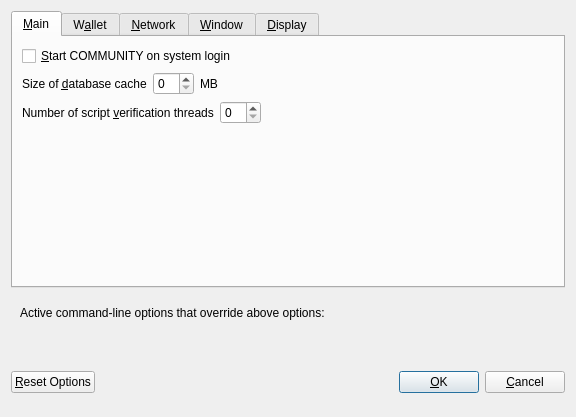
<?xml version="1.0" encoding="UTF-8"?>
<ui version="4.0">
 <class>OptionsDialog</class>
 <widget class="QDialog" name="OptionsDialog">
  <property name="geometry">
   <rect>
    <x>0</x>
    <y>0</y>
    <width>576</width>
    <height>417</height>
   </rect>
  </property>
  <property name="windowTitle">
   <string>Options</string>
  </property>
  <property name="modal">
   <bool>true</bool>
  </property>
  <layout class="QVBoxLayout" name="verticalLayout">
   <item>
    <widget class="QTabWidget" name="tabWidget">
     <property name="currentIndex">
      <number>0</number>
     </property>
     <widget class="QWidget" name="tabMain">
      <attribute name="title">
       <string>&amp;Main</string>
      </attribute>
      <layout class="QVBoxLayout" name="verticalLayout_Main">
       <item>
        <widget class="QCheckBox" name="bitcoinAtStartup">
         <property name="toolTip">
          <string>Automatically start COMMUNITY after logging in to the system.</string>
         </property>
         <property name="text">
          <string>&amp;Start COMMUNITY on system login</string>
         </property>
        </widget>
       </item>
       <item>
        <layout class="QHBoxLayout" name="horizontalLayout_2_Main">
         <item>
          <widget class="QLabel" name="databaseCacheLabel">
           <property name="text">
            <string>Size of &amp;database cache</string>
           </property>
           <property name="textFormat">
            <enum>Qt::PlainText</enum>
           </property>
           <property name="buddy">
            <cstring>databaseCache</cstring>
           </property>
          </widget>
         </item>
         <item>
          <widget class="QSpinBox" name="databaseCache"/>
         </item>
         <item>
          <widget class="QLabel" name="databaseCacheUnitLabel">
           <property name="text">
            <string>MB</string>
           </property>
           <property name="textFormat">
            <enum>Qt::PlainText</enum>
           </property>
          </widget>
         </item>
         <item>
          <spacer name="horizontalSpacer_2_Main">
           <property name="orientation">
            <enum>Qt::Horizontal</enum>
           </property>
           <property name="sizeHint" stdset="0">
            <size>
             <width>40</width>
             <height>20</height>
            </size>
           </property>
          </spacer>
         </item>
        </layout>
       </item>
       <item>
        <layout class="QHBoxLayout" name="horizontalLayout_3_Main">
         <item>
          <widget class="QLabel" name="threadsScriptVerifLabel">
           <property name="text">
            <string>Number of script &amp;verification threads</string>
           </property>
           <property name="textFormat">
            <enum>Qt::PlainText</enum>
           </property>
           <property name="buddy">
            <cstring>threadsScriptVerif</cstring>
           </property>
          </widget>
         </item>
         <item>
          <widget class="QSpinBox" name="threadsScriptVerif">
           <property name="toolTip">
            <string>(0 = auto, &lt;0 = leave that many cores free)</string>
           </property>
          </widget>
         </item>
         <item>
          <spacer name="horizontalSpacer_3_Main">
           <property name="orientation">
            <enum>Qt::Horizontal</enum>
           </property>
           <property name="sizeHint" stdset="0">
            <size>
             <width>40</width>
             <height>20</height>
            </size>
           </property>
          </spacer>
         </item>
        </layout>
       </item>
       <item>
        <spacer name="verticalSpacer_Main">
         <property name="orientation">
          <enum>Qt::Vertical</enum>
         </property>
         <property name="sizeHint" stdset="0">
          <size>
           <width>20</width>
           <height>40</height>
          </size>
         </property>
        </spacer>
       </item>
      </layout>
     </widget>
     <widget class="QWidget" name="tabWallet">
      <attribute name="title">
       <string>W&amp;allet</string>
      </attribute>
      <layout class="QVBoxLayout" name="verticalLayout_Wallet">
       <item>
        <widget class="QGroupBox" name="groupBox">
         <property name="title">
          <string>Expert</string>
         </property>
         <layout class="QVBoxLayout" name="verticalLayout_2">
          <item>
           <widget class="QCheckBox" name="coinControlFeatures">
            <property name="toolTip">
             <string>Whether to show coin control features or not.</string>
            </property>
            <property name="text">
             <string>Enable coin &amp;control features</string>
            </property>
           </widget>
          </item>
          <item>
           <widget class="QCheckBox" name="showMasternodesTab">
            <property name="toolTip">
             <string>Show additional tab listing all your masternodes in first sub-tab&lt;br/&gt;and all masternodes on the network in second sub-tab.</string>
            </property>
            <property name="text">
             <string>Show Masternodes Tab</string>
            </property>
           </widget>
          </item>
          <item>
           <widget class="QCheckBox" name="spendZeroConfChange">
            <property name="toolTip">
             <string>If you disable the spending of unconfirmed change, the change from a transaction&lt;br/&gt;cannot be used until that transaction has at least one confirmation.&lt;br/&gt;This also affects how your balance is computed.</string>
            </property>
            <property name="text">
             <string>&amp;Spend unconfirmed change</string>
            </property>
           </widget>
          </item>
         </layout>
        </widget>
       </item>
       <item>
        <spacer name="verticalSpacer_Wallet">
         <property name="orientation">
          <enum>Qt::Vertical</enum>
         </property>
         <property name="sizeHint" stdset="0">
          <size>
           <width>20</width>
           <height>40</height>
          </size>
         </property>
        </spacer>
       </item>
      </layout>
     </widget>
     <widget class="QWidget" name="tabNetwork">
      <attribute name="title">
       <string>&amp;Network</string>
      </attribute>
      <layout class="QVBoxLayout" name="verticalLayout_Network">
       <item>
        <widget class="QCheckBox" name="mapPortUpnp">
         <property name="toolTip">
          <string>Automatically open the COMMUNITY client port on the router. This only works when your router supports UPnP and it is enabled.</string>
         </property>
         <property name="text">
          <string>Map port using &amp;UPnP</string>
         </property>
        </widget>
       </item>
       <item>
        <widget class="QCheckBox" name="allowIncoming">
         <property name="toolTip">
          <string>Accept connections from outside</string>
         </property>
         <property name="text">
          <string>Allow incoming connections</string>
         </property>
        </widget>
       </item>
       <item>
        <widget class="QCheckBox" name="connectSocks">
         <property name="toolTip">
          <string>Connect to the COMMUNITY network through a SOCKS5 proxy.</string>
         </property>
         <property name="text">
          <string>&amp;Connect through SOCKS5 proxy (default proxy):</string>
         </property>
        </widget>
       </item>
       <item>
        <layout class="QHBoxLayout" name="horizontalLayout_1_Network">
         <item>
          <widget class="QLabel" name="proxyIpLabel">
           <property name="text">
            <string>Proxy &amp;IP:</string>
           </property>
           <property name="textFormat">
            <enum>Qt::PlainText</enum>
           </property>
           <property name="buddy">
            <cstring>proxyIp</cstring>
           </property>
          </widget>
         </item>
         <item>
          <widget class="QValidatedLineEdit" name="proxyIp">
           <property name="minimumSize">
            <size>
             <width>140</width>
             <height>0</height>
            </size>
           </property>
           <property name="maximumSize">
            <size>
             <width>140</width>
             <height>16777215</height>
            </size>
           </property>
           <property name="toolTip">
            <string>IP address of the proxy (e.g. IPv4: 127.0.0.1 / IPv6: ::1)</string>
           </property>
          </widget>
         </item>
         <item>
          <widget class="QLabel" name="proxyPortLabel">
           <property name="text">
            <string>&amp;Port:</string>
           </property>
           <property name="textFormat">
            <enum>Qt::PlainText</enum>
           </property>
           <property name="buddy">
            <cstring>proxyPort</cstring>
           </property>
          </widget>
         </item>
         <item>
          <widget class="QLineEdit" name="proxyPort">
           <property name="minimumSize">
            <size>
             <width>55</width>
             <height>0</height>
            </size>
           </property>
           <property name="maximumSize">
            <size>
             <width>55</width>
             <height>16777215</height>
            </size>
           </property>
           <property name="toolTip">
            <string>Port of the proxy (e.g. 9050)</string>
           </property>
          </widget>
         </item>
         <item>
          <spacer name="horizontalSpacer_1_Network">
           <property name="orientation">
            <enum>Qt::Horizontal</enum>
           </property>
           <property name="sizeHint" stdset="0">
            <size>
             <width>40</width>
             <height>20</height>
            </size>
           </property>
          </spacer>
         </item>
        </layout>
       </item>
       <item>
        <spacer name="verticalSpacer_Network">
         <property name="orientation">
          <enum>Qt::Vertical</enum>
         </property>
         <property name="sizeHint" stdset="0">
          <size>
           <width>20</width>
           <height>40</height>
          </size>
         </property>
        </spacer>
       </item>
      </layout>
     </widget>
     <widget class="QWidget" name="tabWindow">
      <attribute name="title">
       <string>&amp;Window</string>
      </attribute>
      <layout class="QVBoxLayout" name="verticalLayout_Window">
       <item>
        <widget class="QCheckBox" name="minimizeToTray">
         <property name="toolTip">
          <string>Show only a tray icon after minimizing the window.</string>
         </property>
         <property name="text">
          <string>&amp;Minimize to the tray instead of the taskbar</string>
         </property>
        </widget>
       </item>
       <item>
        <widget class="QCheckBox" name="minimizeOnClose">
         <property name="toolTip">
          <string>Minimize instead of exit the application when the window is closed. When this option is enabled, the application will be closed only after selecting Quit in the menu.</string>
         </property>
         <property name="text">
          <string>M&amp;inimize on close</string>
         </property>
        </widget>
       </item>
       <item>
        <spacer name="verticalSpacer_Window">
         <property name="orientation">
          <enum>Qt::Vertical</enum>
         </property>
         <property name="sizeHint" stdset="0">
          <size>
           <width>20</width>
           <height>40</height>
          </size>
         </property>
        </spacer>
       </item>
      </layout>
     </widget>
     <widget class="QWidget" name="tabDisplay">
      <attribute name="title">
       <string>&amp;Display</string>
      </attribute>
      <layout class="QVBoxLayout" name="verticalLayout_Display">
       <item>
        <layout class="QHBoxLayout" name="horizontalLayout_1_Display">
         <item>
          <widget class="QLabel" name="langLabel">
           <property name="text">
            <string>User Interface &amp;language:</string>
           </property>
           <property name="textFormat">
            <enum>Qt::PlainText</enum>
           </property>
           <property name="buddy">
            <cstring>lang</cstring>
           </property>
          </widget>
         </item>
         <item>
          <widget class="QValueComboBox" name="lang">
           <property name="toolTip">
            <string>The user interface language can be set here. This setting will take effect after restarting COMMUNITY.</string>
           </property>
          </widget>
         </item>
        </layout>
       </item>
       <item>
        <widget class="QLabel" name="label_3">
         <property name="toolTip">
          <string notr="true"/>
         </property>
         <property name="statusTip">
          <string notr="true"/>
         </property>
         <property name="whatsThis">
          <string notr="true"/>
         </property>
         <property name="accessibleName">
          <string notr="true"/>
         </property>
         <property name="text">
          <string>Language missing or translation incomplete? Help contributing translations here:
https://www.transifex.com/community-project/community-project-translations</string>
         </property>
         <property name="wordWrap">
          <bool>true</bool>
         </property>
         <property name="openExternalLinks">
          <bool>true</bool>
         </property>
         <property name="textInteractionFlags">
          <set>Qt::TextBrowserInteraction</set>
         </property>
        </widget>
       </item>
       <item>
        <layout class="QHBoxLayout" name="horizontalLayout_4_Display" stretch="0,0">
         <item>
          <widget class="QLabel" name="themeLabel">
           <property name="text">
            <string>User Interface Theme:</string>
           </property>
          </widget>
         </item>
         <item>
          <widget class="QValueComboBox" name="theme"/>
         </item>
        </layout>
       </item>
       <item>
        <widget class="Line" name="line">
         <property name="orientation">
          <enum>Qt::Horizontal</enum>
         </property>
        </widget>
       </item>
       <item>
        <layout class="QHBoxLayout" name="horizontalLayout_2_Display">
         <item>
          <widget class="QLabel" name="unitLabel">
           <property name="text">
            <string>&amp;Unit to show amounts in:</string>
           </property>
           <property name="textFormat">
            <enum>Qt::PlainText</enum>
           </property>
           <property name="buddy">
            <cstring>unit</cstring>
           </property>
          </widget>
         </item>
         <item>
          <widget class="QValueComboBox" name="unit">
           <property name="toolTip">
            <string>Choose the default subdivision unit to show in the interface and when sending coins.</string>
           </property>
          </widget>
         </item>
        </layout>
       </item>
       <item>
        <layout class="QHBoxLayout" name="horizontalLayout_5_Display">
         <item>
          <widget class="QLabel" name="digitsLabel">
           <property name="text">
            <string>Decimal digits</string>
           </property>
          </widget>
         </item>
         <item>
          <widget class="QValueComboBox" name="digits"/>
         </item>
        </layout>
       </item>
       <item>
        <layout class="QHBoxLayout" name="horizontalLayout_3_Display">
         <item>
          <widget class="QLabel" name="thirdPartyTxUrlsLabel">
           <property name="toolTip">
            <string>Third party URLs (e.g. a block explorer) that appear in the transactions tab as context menu items. %s in the URL is replaced by transaction hash. Multiple URLs are separated by vertical bar |.</string>
           </property>
           <property name="text">
            <string>Third party transaction URLs</string>
           </property>
           <property name="buddy">
            <cstring>thirdPartyTxUrls</cstring>
           </property>
          </widget>
         </item>
         <item>
          <widget class="QLineEdit" name="thirdPartyTxUrls">
           <property name="toolTip">
            <string>Third party URLs (e.g. a block explorer) that appear in the transactions tab as context menu items. %s in the URL is replaced by transaction hash. Multiple URLs are separated by vertical bar |.</string>
           </property>
          </widget>
         </item>
        </layout>
       </item>
       <item>
        <spacer name="verticalSpacer">
         <property name="orientation">
          <enum>Qt::Vertical</enum>
         </property>
         <property name="sizeHint" stdset="0">
          <size>
           <width>20</width>
           <height>40</height>
          </size>
         </property>
        </spacer>
       </item>
      </layout>
     </widget>
    </widget>
   </item>
   <item>
    <widget class="QFrame" name="frame">
     <layout class="QVBoxLayout" name="verticalLayout_Bottom">
      <item>
       <layout class="QHBoxLayout" name="horizontalLayout_Bottom">
        <item>
         <widget class="QLabel" name="overriddenByCommandLineInfoLabel">
          <property name="text">
           <string>Active command-line options that override above options:</string>
          </property>
          <property name="textFormat">
           <enum>Qt::PlainText</enum>
          </property>
         </widget>
        </item>
        <item>
         <spacer name="horizontalSpacer_Bottom">
          <property name="orientation">
           <enum>Qt::Horizontal</enum>
          </property>
          <property name="sizeHint" stdset="0">
           <size>
            <width>40</width>
            <height>20</height>
           </size>
          </property>
         </spacer>
        </item>
       </layout>
      </item>
      <item>
       <widget class="QLabel" name="overriddenByCommandLineLabel">
        <property name="text">
         <string/>
        </property>
        <property name="textFormat">
         <enum>Qt::PlainText</enum>
        </property>
        <property name="wordWrap">
         <bool>true</bool>
        </property>
       </widget>
      </item>
     </layout>
    </widget>
   </item>
   <item>
    <layout class="QHBoxLayout" name="horizontalLayout_Buttons">
     <item>
      <widget class="QPushButton" name="resetButton">
       <property name="toolTip">
        <string>Reset all client options to default.</string>
       </property>
       <property name="text">
        <string>&amp;Reset Options</string>
       </property>
       <property name="autoDefault">
        <bool>false</bool>
       </property>
      </widget>
     </item>
     <item>
      <spacer name="horizontalSpacer_1">
       <property name="orientation">
        <enum>Qt::Horizontal</enum>
       </property>
       <property name="sizeHint" stdset="0">
        <size>
         <width>40</width>
         <height>48</height>
        </size>
       </property>
      </spacer>
     </item>
     <item>
      <widget class="QLabel" name="statusLabel">
       <property name="minimumSize">
        <size>
         <width>200</width>
         <height>0</height>
        </size>
       </property>
       <property name="font">
        <font>
         <weight>75</weight>
         <bold>true</bold>
        </font>
       </property>
       <property name="text">
        <string/>
       </property>
       <property name="textFormat">
        <enum>Qt::PlainText</enum>
       </property>
       <property name="wordWrap">
        <bool>true</bool>
       </property>
      </widget>
     </item>
     <item>
      <spacer name="horizontalSpacer_2">
       <property name="orientation">
        <enum>Qt::Horizontal</enum>
       </property>
       <property name="sizeHint" stdset="0">
        <size>
         <width>40</width>
         <height>48</height>
        </size>
       </property>
      </spacer>
     </item>
     <item>
      <widget class="QPushButton" name="okButton">
       <property name="text">
        <string>&amp;OK</string>
       </property>
       <property name="autoDefault">
        <bool>false</bool>
       </property>
       <property name="default">
        <bool>true</bool>
       </property>
      </widget>
     </item>
     <item>
      <widget class="QPushButton" name="cancelButton">
       <property name="text">
        <string>&amp;Cancel</string>
       </property>
       <property name="autoDefault">
        <bool>false</bool>
       </property>
      </widget>
     </item>
    </layout>
   </item>
  </layout>
 </widget>
 <customwidgets>
  <customwidget>
   <class>QValidatedLineEdit</class>
   <extends>QLineEdit</extends>
   <header>qvalidatedlineedit.h</header>
  </customwidget>
  <customwidget>
   <class>QValueComboBox</class>
   <extends>QComboBox</extends>
   <header>qvaluecombobox.h</header>
  </customwidget>
 </customwidgets>
 <resources/>
 <connections/>
</ui>
